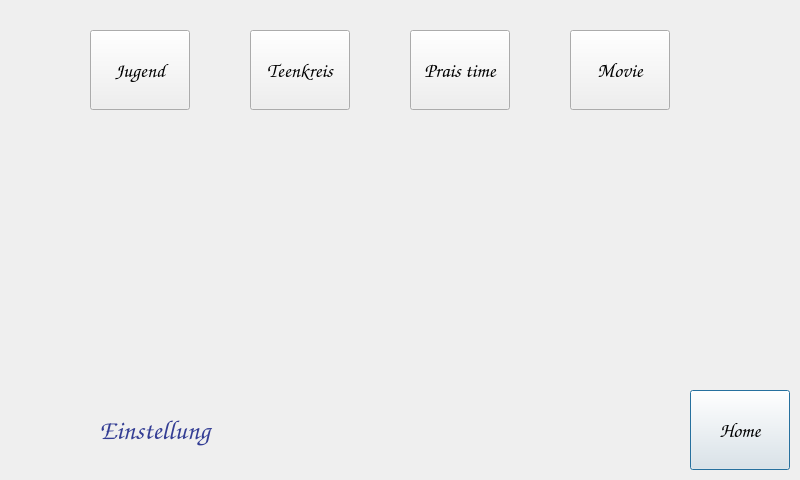
<?xml version="1.0" encoding="UTF-8"?>
<ui version="4.0">
 <class>Licht</class>
 <widget class="QDialog" name="Licht">
  <property name="geometry">
   <rect>
    <x>0</x>
    <y>0</y>
    <width>800</width>
    <height>480</height>
   </rect>
  </property>
  <property name="minimumSize">
   <size>
    <width>800</width>
    <height>480</height>
   </size>
  </property>
  <property name="maximumSize">
   <size>
    <width>800</width>
    <height>480</height>
   </size>
  </property>
  <property name="windowTitle">
   <string>Dialog</string>
  </property>
  <property name="styleSheet">
   <string notr="true"/>
  </property>
  <widget class="QPushButton" name="pushButtonHome">
   <property name="geometry">
    <rect>
     <x>690</x>
     <y>390</y>
     <width>100</width>
     <height>80</height>
    </rect>
   </property>
   <property name="sizePolicy">
    <sizepolicy hsizetype="Fixed" vsizetype="Fixed">
     <horstretch>0</horstretch>
     <verstretch>0</verstretch>
    </sizepolicy>
   </property>
   <property name="minimumSize">
    <size>
     <width>100</width>
     <height>80</height>
    </size>
   </property>
   <property name="maximumSize">
    <size>
     <width>100</width>
     <height>80</height>
    </size>
   </property>
   <property name="font">
    <font>
     <family>Comic Sans MS</family>
     <pointsize>15</pointsize>
    </font>
   </property>
   <property name="styleSheet">
    <string notr="true">QPushButton{

border-image:url(:/new/bilder/bilder/home.png) 1;
border-width: 1px;
}</string>
   </property>
   <property name="text">
    <string>Home</string>
   </property>
  </widget>
  <widget class="QPushButton" name="pushButtonJugend">
   <property name="geometry">
    <rect>
     <x>90</x>
     <y>30</y>
     <width>100</width>
     <height>80</height>
    </rect>
   </property>
   <property name="sizePolicy">
    <sizepolicy hsizetype="Fixed" vsizetype="Fixed">
     <horstretch>0</horstretch>
     <verstretch>0</verstretch>
    </sizepolicy>
   </property>
   <property name="minimumSize">
    <size>
     <width>100</width>
     <height>80</height>
    </size>
   </property>
   <property name="maximumSize">
    <size>
     <width>100</width>
     <height>80</height>
    </size>
   </property>
   <property name="font">
    <font>
     <family>Comic Sans MS</family>
     <pointsize>15</pointsize>
    </font>
   </property>
   <property name="text">
    <string>Jugend</string>
   </property>
   <property name="checkable">
    <bool>true</bool>
   </property>
  </widget>
  <widget class="QPushButton" name="pushButtonTeenkreis">
   <property name="geometry">
    <rect>
     <x>250</x>
     <y>30</y>
     <width>100</width>
     <height>80</height>
    </rect>
   </property>
   <property name="sizePolicy">
    <sizepolicy hsizetype="Fixed" vsizetype="Fixed">
     <horstretch>0</horstretch>
     <verstretch>0</verstretch>
    </sizepolicy>
   </property>
   <property name="minimumSize">
    <size>
     <width>100</width>
     <height>80</height>
    </size>
   </property>
   <property name="maximumSize">
    <size>
     <width>100</width>
     <height>80</height>
    </size>
   </property>
   <property name="font">
    <font>
     <family>Comic Sans MS</family>
     <pointsize>15</pointsize>
    </font>
   </property>
   <property name="text">
    <string>Teenkreis</string>
   </property>
   <property name="checkable">
    <bool>true</bool>
   </property>
  </widget>
  <widget class="QPushButton" name="pushButtonPraisTime">
   <property name="geometry">
    <rect>
     <x>410</x>
     <y>30</y>
     <width>100</width>
     <height>80</height>
    </rect>
   </property>
   <property name="sizePolicy">
    <sizepolicy hsizetype="Fixed" vsizetype="Fixed">
     <horstretch>0</horstretch>
     <verstretch>0</verstretch>
    </sizepolicy>
   </property>
   <property name="minimumSize">
    <size>
     <width>100</width>
     <height>80</height>
    </size>
   </property>
   <property name="maximumSize">
    <size>
     <width>100</width>
     <height>80</height>
    </size>
   </property>
   <property name="font">
    <font>
     <family>Comic Sans MS</family>
     <pointsize>15</pointsize>
    </font>
   </property>
   <property name="text">
    <string>Prais time</string>
   </property>
   <property name="checkable">
    <bool>true</bool>
   </property>
  </widget>
  <widget class="QPushButton" name="pushButtonEinstellung">
   <property name="geometry">
    <rect>
     <x>80</x>
     <y>390</y>
     <width>150</width>
     <height>80</height>
    </rect>
   </property>
   <property name="sizePolicy">
    <sizepolicy hsizetype="Fixed" vsizetype="Fixed">
     <horstretch>0</horstretch>
     <verstretch>0</verstretch>
    </sizepolicy>
   </property>
   <property name="minimumSize">
    <size>
     <width>150</width>
     <height>80</height>
    </size>
   </property>
   <property name="maximumSize">
    <size>
     <width>150</width>
     <height>80</height>
    </size>
   </property>
   <property name="font">
    <font>
     <family>Comic Sans MS</family>
     <pointsize>20</pointsize>
     <weight>75</weight>
     <italic>true</italic>
     <bold>true</bold>
    </font>
   </property>
   <property name="styleSheet">
    <string notr="true">#pushButtonEinstellung{
color:rgb(51, 61, 148);
background-color: transparent;
border-image: url(:/new/bilder/bilder/einstelung.png);
background: none;
border: 5px black ;
border-radius:10px;
background-repeat: none;
}</string>
   </property>
   <property name="text">
    <string>Einstellung</string>
   </property>
  </widget>
  <widget class="QPushButton" name="pushButtonMovie">
   <property name="geometry">
    <rect>
     <x>570</x>
     <y>30</y>
     <width>100</width>
     <height>80</height>
    </rect>
   </property>
   <property name="sizePolicy">
    <sizepolicy hsizetype="Fixed" vsizetype="Fixed">
     <horstretch>0</horstretch>
     <verstretch>0</verstretch>
    </sizepolicy>
   </property>
   <property name="minimumSize">
    <size>
     <width>100</width>
     <height>80</height>
    </size>
   </property>
   <property name="maximumSize">
    <size>
     <width>100</width>
     <height>80</height>
    </size>
   </property>
   <property name="font">
    <font>
     <family>Comic Sans MS</family>
     <pointsize>15</pointsize>
    </font>
   </property>
   <property name="text">
    <string>Movie</string>
   </property>
   <property name="checkable">
    <bool>true</bool>
   </property>
  </widget>
 </widget>
 <resources/>
 <connections>
  <connection>
   <sender>pushButtonHome</sender>
   <signal>clicked()</signal>
   <receiver>Licht</receiver>
   <slot>close()</slot>
   <hints>
    <hint type="sourcelabel">
     <x>712</x>
     <y>431</y>
    </hint>
    <hint type="destinationlabel">
     <x>638</x>
     <y>424</y>
    </hint>
   </hints>
  </connection>
 </connections>
</ui>
